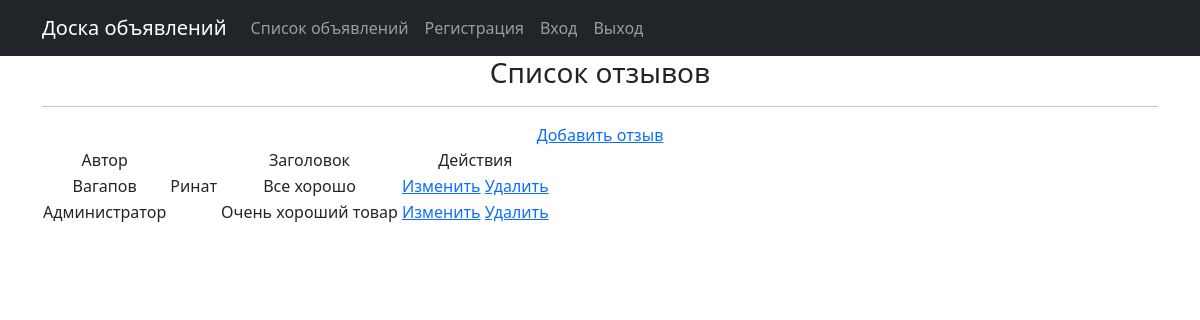
Screenshot of /usersresponse/1 (signed in) with the database file from the repository.
### app/models.py (models this page shows)
class Usersresponse(models.Model):
    author = models.OneToOneField(User, on_delete=models.CASCADE)
    heading = models.TextField()
    status = models.BooleanField(default=False)
    article = models.ForeignKey(Advertisements, on_delete=models.CASCADE)

### app/views.py (the view, shortened to what this page needs)
# urls.py: path('usersresponse/<int:article>', UsersresList.as_view(), name='usersres_list'),
class UsersresList(PermissionRequiredMixin, ListView):
    permission_required = ('Usersresponse.add_post')
    raise_exception = True
    model = Usersresponse
    fields = '__all__'
    template_name = 'usersres_list.html'
    context_object_name = 'usersres'
    success_url = reverse_lazy('apps_list')
    queryset = Usersresponse.objects.all()

### templates/usersres_list.html (shortened to what this page needs)
{% extends 'flatpages/default.html' %}
{% load static%}
{% block content %}
     <h3>Список отзывов</h3>
<hr>
    {% if perms.apps.add_post %}
        <a href="{% url 'apps_create' %}">Добавить отзыв</a>
    {% endif %}
   {% if usersres %}
      <table>
           <tr>
               <td>      Автор          </td>
               <td>                     </td>
               <td>                     </td>
               <td>                     </td>
               <td>      Заголовок      </td>
               <td>                    </td>
          {% if perms.apps.change_post or perms.apps.post_product %}
               <td>    Действия         </td>
          {% endif %}
           </tr>
           {% for usersre in usersres %}
           <tr>
               <td>{{ usersre.author.last_name|truncatewords:1 }}</td>
               <td>  </td>
               <td>{{ usersre.author.first_name|truncatewords:1 }}</td>
              <td>  </td>
               <td>{{ usersre.heading|truncatewords:10 }}</td>
               <td>  </td>
               <td>
                    {% if perms.usersre.change_post %}
                        <a href="{% url 'apps_create'  %}">Изменить</a>
                    {% endif %}
                    {% if perms.usersre.delete_post %}
                        <a href="{% url 'apps_create'  %}">Удалить</a>
                    {% endif %}
                </td>
           </tr>
           {% endfor %}
       </table>
   {% else %}
       <h2>Объявление нет!</h2>
   {% endif %}
{% endblock content %}

### rows the page displays
Usersresponse: author.last_name "Вагапов", author.first_name "Ринат", heading "Все хорошо"
Usersresponse: author.last_name "Администратор", heading "Очень хороший товар"
